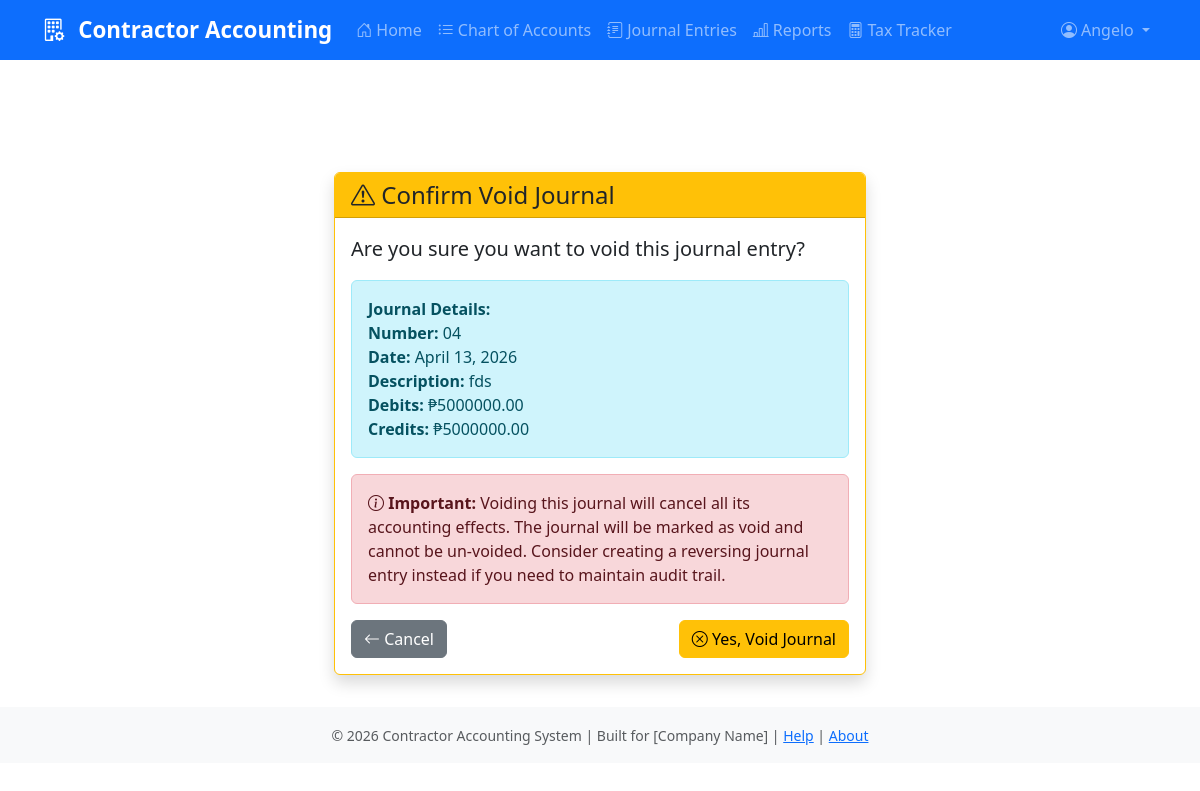
The page /ledger/journals/4/void/ (signed in) on the database its author committed.
### Users/models.py (models this page shows, shortened)
class User(AbstractUser):
    ROLE_CHOICES = (
        ('admin', 'Admin'),
        ('accountant', 'Accountant'),
        ('bookkeeper', 'Bookkeeper'),
        ('client', 'Client'),
    )
    role = models.CharField(
        max_length=10, choices=ROLE_CHOICES, default='client')

### ledger/models.py (models this page shows, shortened)
class JournalHeader(models.Model):
    STATUS_CHOICES = [
        ('DRAFT', 'Draft'),
        ('POSTED', 'Posted'),
        ('VOID', 'Void'),
    ]
    journal_number = models.CharField(
        max_length=50, unique=True, help_text="Journal entry number")
    transaction_date = models.DateField(help_text="Transaction date")
    reference = models.CharField(
        max_length=100, blank=True, help_text="External reference (invoice, check number, etc.)")
    description = models.TextField(help_text="Journal entry description")
    status = models.CharField(
        max_length=10, choices=STATUS_CHOICES, default='DRAFT')
    created_by = models.ForeignKey(
        settings.AUTH_USER_MODEL, on_delete=models.PROTECT, related_name='journals_created')
    created_at = models.DateTimeField(auto_now_add=True)
    updated_at = models.DateTimeField(auto_now=True)
    posted_at = models.DateTimeField(null=True, blank=True)
    class Meta:
        ordering = ['-transaction_date', '-journal_number']
        verbose_name = "Journal Entry"
        verbose_name_plural = "Journal Entries"
    def total_debits(self):
        return self.lines.aggregate(total=models.Sum('debit_amount'))['total'] or Decimal('0.00')
    def total_credits(self):
        return self.lines.aggregate(total=models.Sum('credit_amount'))['total'] or Decimal('0.00')

### ledger/views.py (the view)
# urls.py: path('journals/<int:pk>/void/', views.journal_void, name='journal_void'),
@login_required(login_url='login')
def journal_void(request, pk):
    journal = get_object_or_404(JournalHeader, pk=pk)
    if journal.status != 'POSTED':
        messages.error(request, 'Only posted journals can be voided.')
        return redirect('journal_detail', pk=pk)
    if request.method == 'POST':
        journal.status = 'VOID'
        journal.save()
        messages.warning(request, f'Journal {journal.journal_number} voided.')
        return redirect('journal_detail', pk=pk)
    context = {
        'journal': journal,
    }
    return render(request, 'ledger/journal_confirm_void.html', context)

### ledger/templates/ledger/journal_confirm_void.html (shortened to what this page needs)
{% extends 'ledger/base.html' %}
{% block content %}
<div class="container mt-5">
    <div class="row justify-content-center">
        <div class="col-lg-6">
            <div class="card shadow border-warning">
                <div class="card-header bg-warning text-dark">
                    <h4 class="mb-0">
                        <i class="bi bi-exclamation-triangle"></i> Confirm Void Journal
                    </h4>
                </div>
                <div class="card-body">
                    <p class="lead">Are you sure you want to void this journal entry?</p>
                    <div class="alert alert-info">
                        <strong>Journal Details:</strong><br>
                        <strong>Number:</strong> {{ journal.journal_number }}<br>
                        <strong>Date:</strong> {{ journal.transaction_date|date:"F d, Y" }}<br>
                        <strong>Description:</strong> {{ journal.description }}<br>
                        <strong>Debits:</strong> ₱{{ journal.total_debits|floatformat:2 }}<br>
                        <strong>Credits:</strong> ₱{{ journal.total_credits|floatformat:2 }}
                    </div>
                    <div class="alert alert-danger">
                        <i class="bi bi-info-circle"></i>
                        <strong>Important:</strong> Voiding this journal will cancel all its accounting effects. The journal will be marked as void and cannot be un-voided. Consider creating a reversing journal entry instead if you need to maintain audit trail.
                    </div>
                    <form method="post" class="d-flex justify-content-between">
                        <a href="{% url 'journal_detail' journal.pk %}" class="btn btn-secondary">
                            <i class="bi bi-arrow-left"></i> Cancel
                        </a>
                        <button type="submit" class="btn btn-warning">
                            <i class="bi bi-x-circle"></i> Yes, Void Journal
                        </button>
                    </form>
                </div>
            </div>
        </div>
    </div>
</div>
{% endblock %}

### ledger/templates/ledger/base.html (shortened to what this page needs)
<!DOCTYPE html>
<html lang="en">
<head>
    <link href="https://cdn.jsdelivr.net/npm/bootstrap@5.3.3/dist/css/bootstrap.min.css" rel="stylesheet">
    <link href="https://cdn.jsdelivr.net/npm/bootstrap-icons@1.11.3/font/bootstrap-icons.css" rel="stylesheet">
</head>
<body>
    <nav class="navbar navbar-expand-lg navbar-dark bg-primary sticky-top">
        <div class="container">
            <a class="navbar-brand" href="{% url 'dashboard' %}">
                <i class="bi bi-building-gear me-2"></i>
                Contractor Accounting
            </a>
            <div class="collapse navbar-collapse" id="navbarNav">
                <ul class="navbar-nav me-auto">
                    <li class="nav-item">
                        <a class="nav-link" href="{% url 'dashboard' %}">
                            <i class="bi bi-house-door me-1"></i>Home
                        </a>
                    </li>
                    <li class="nav-item">
                        <a class="nav-link" href="{% url 'accounts_list' %}">
                            <i class="bi bi-list-ul me-1"></i>Chart of Accounts
                        </a>
                    </li>
                    <li class="nav-item">
                        <a class="nav-link" href="{% url 'journals_list' %}">
                            <i class="bi bi-journal-text me-1"></i>Journal Entries
                        </a>
                    </li>
                    <li class="nav-item">
                        <a class="nav-link" href="{% url 'report_trial_balance' %}">
                            <i class="bi bi-bar-chart-line me-1"></i>Reports
                        </a>
                    </li>
                    <li class="nav-item">
                        <a class="nav-link" href="{% url 'taxes_dashboard' %}">
                            <i class="bi bi-calculator me-1"></i>Tax Tracker
                        </a>
                    </li>
                </ul>
                <ul class="navbar-nav">
                    <li class="nav-item dropdown">
                        <a class="nav-link dropdown-toggle" href="#" role="button" data-bs-toggle="dropdown">
                            <i class="bi bi-person-circle me-1"></i>{{ user.get_full_name|default:user.username }}
                        </a>
                    </li>
                </ul>
            </div>
        </div>
    </nav>
    <div class="container-fluid">
        <main class="main-content">
            {% block content %}
            {% endblock %}
        </main>
    </div>
    <footer class="footer mt-auto">
        <div class="container text-center">
            <small class="text-muted">
                &copy; 2026 Contractor Accounting System |
                Built for [Company Name] |
                <a href="#">Help</a> | <a href="#">About</a>
            </small>
        </div>
    </footer>
</body>
</html>

### ledger/templates/ledger/base.html (style rules this page uses)
.navbar-brand { font-weight: bold; font-size: 1.4rem; }
.navbar-nav .nav-link { font-weight: 500; }
.main-content { margin-top: 2rem; padding: 2rem; min-height: 70vh; }
.footer { background-color: #f8f9fa; padding: 1rem 0; margin-top: auto; }

### rows shown on the page
User: get_full_name "Angelo"
JournalHeader: journal_number "04", transaction_date "April 13, 2026", description "fds", total_debits "5000000.00", total_credits "5000000.00"
